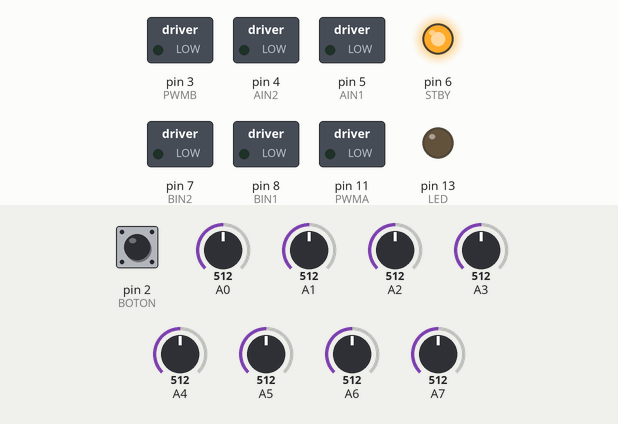
This sketch was run on a simulated Arduino Nano, built with avr-gcc and run on an emulated ATmega328P. Shown: switched loads named in the sketch (green lamp = pin HIGH), output pins drawn as LEDs (lit = HIGH). The inputs (shaded band) are chosen by the test bench; at power-on: pin 2 (BOTON) LOW, A0 = 512, A1 = 512, A2 = 512, A3 = 512, A4 = 512, A5 = 512, A6 = 512, A7 = 512.

Above: at 11.7 s.
11.8 s: pin 2 (BOTON) pulled HIGH for 0.15 s
At 13.1 s:
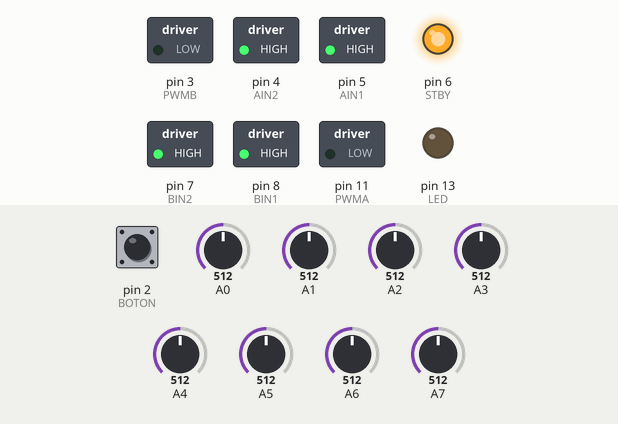
13.4 s: pin 2 (BOTON) pulled HIGH for 3.2 s
At 13.8 s:
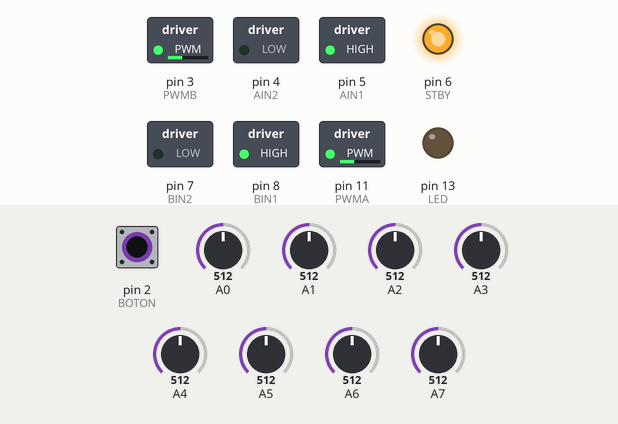
Timing chart, 0 to 18.1 s (numbered marks = the images above; inputs shaded):
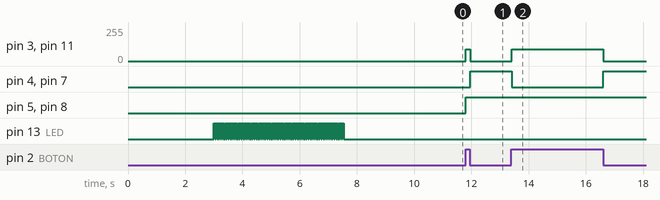

Measured:
- after the input at 11.8 s, pin 3 (PWMB), pin 11 (PWMA): 0/255 → 90/255 at once, → 0/255 0.15 s later; pin 4 (AIN2), pin 7 (BIN2): LOW → HIGH after 0.15 s; pin 5 (AIN1), pin 8 (BIN1): LOW → HIGH at once
- after the input at 13.4 s, pin 3 (PWMB), pin 11 (PWMA): 0/255 → 90/255 at once, → 0/255 3.2 s later; pin 4 (AIN2), pin 7 (BIN2): HIGH → LOW at once, → HIGH 3.2 s later

The sketch:

GALLETITA.ino
```cpp
//qtr4.0
#include <QTRSensors.h>
QTRSensors qtra;
const uint8_t SensorCount = 8;
uint16_t sensorValues[SensorCount];


//Mapeo de pines


#define AIN1  5  // rigth
#define AIN2  4
#define PWMB  3
#define PWMA  11
#define BIN1  8// left
#define BIN2  7
 #define STBY 6
#define LED     13
#define BOTON   2


// Constantes para PID
float KP =  4;
float KD =  2;
float Ki =  0;
/*
float KP =  2;
float KD =  0.9;
float Ki =  0.006;
*/
// Regulación de la velocidad Máxima
int Velmax = 90;

// Data para intrgal
int error1=0;
int error2=0;
int error3=0;
int error4=0;
int error5=0;
int error6=0;


// Función accionamiento motor izquierdo
void Motoriz(int value)
{
  if ( value >= 0 )
  {
    digitalWrite(BIN1,HIGH);
    digitalWrite(BIN2,LOW);
  }
  else
  {
    digitalWrite(BIN1,LOW);
    digitalWrite(BIN2,HIGH);
    value *= -1;
  }
  analogWrite(PWMB,value);
}

// Función accionamiento motor derecho
void Motorde(int value)
{
  if ( value >= 0 )
  {
    digitalWrite(AIN1,HIGH);
    digitalWrite(AIN2,LOW);
  }
  else
  {
    digitalWrite(AIN1,LOW);
    digitalWrite(AIN2,HIGH);
    value *= -1;
  }
  analogWrite(PWMA,value);
}


//Accionamiento de motores
void Motor(int left, int righ)
{
  Motoriz(left);
  Motorde(righ);
}


//función de freno
void freno(boolean left, boolean righ, int value)
{

  if ( left )
  {
    digitalWrite(BIN1,HIGH);
    digitalWrite(BIN2,HIGH);
    analogWrite (PWMB, value);
  }
  if ( righ )
  {
    digitalWrite(AIN1,HIGH);
    digitalWrite(AIN2,HIGH);
    analogWrite (PWMA, value);
  }
}


void setup()
{
// Declaramos como salida los pines utilizados
  pinMode(LED   ,OUTPUT);
  pinMode(BIN2  ,OUTPUT);

  pinMode(BIN1  ,OUTPUT);
  pinMode(PWMB  ,OUTPUT);
  pinMode(AIN1  ,OUTPUT);
  pinMode(AIN2  ,OUTPUT);
  pinMode(PWMA  ,OUTPUT);
  pinMode(BOTON  ,INPUT);
    pinMode(  STBY ,OUTPUT);
     digitalWrite(STBY, HIGH);
  TCCR2B = TCCR2B & B11111000 | B00000011;
//qtr4.0
qtra.setTypeAnalog();
qtra.setSensorPins((const uint8_t[]){A0, A1, A2, A3, A4, A5, A6, A7}, SensorCount);
qtra.setEmitterPin(12);


// Calibracion 4.0

delay(3000);

for (uint16_t i = 0; i < 70; i++)
  {
    digitalWrite(LED, HIGH); delay(20);
    qtra.calibrate();
    digitalWrite(LED, LOW);  delay(20);
  }
 delay(3000);
}


unsigned int position = 0;

//declaraos variables para utilizar PID
int proporcional = 0;         // Proporcional
int integral = 0;           //Intrgral
int derivativo = 0;          // Derivativo


int diferencial = 0;   // Diferencia aplicada a los motores
int last_prop;         // Última valor del proporcional (utilizado para calcular la derivada del error)
int Target = 3500; // Setpoint (Como utilizamos 6 sensores, la línea debe estar entre 0 y 5000, por lo que el ideal es que esté en 2500)

void loop(){

 if (digitalRead(BOTON) == HIGH) { //////////// accionamos el seguidor ////////////////
    for(;;){
    if (digitalRead (BOTON) == HIGH){
      //////////// bucle infinito/////////////////////////
  //qtr4.0
  uint16_t position = qtra.readLineWhite(sensorValues);
  proporcional = ((int)position) - 3500;


  if ( proporcional <= -Target )
  {
    Motorde(0);
    freno(true,false,255);
  }
  else if ( proporcional >= Target )
  {
    Motoriz(0);
    freno(false,true,255);
  }

  derivativo = proporcional - last_prop;
  integral = error1+error2+error3+error4+error5+error6;
  last_prop = proporcional;


  error6=error5;
  error5=error4;
  error4=error3;
  error3=error2;
  error2=error1;
  error1=proporcional;


  int diferencial = ( proporcional * KP ) + ( derivativo * KD )+ (integral*Ki) ;

  if ( diferencial > Velmax ) diferencial = Velmax;
  else if ( diferencial < -Velmax ) diferencial = -Velmax;

  ( diferencial < 0 ) ?
    Motor(Velmax+diferencial, Velmax) : Motor(Velmax, Velmax-diferencial);
} else if (digitalRead (BOTON) == LOW)
  {
      freno (1,1,0);
  }
    }
    }
}
```
